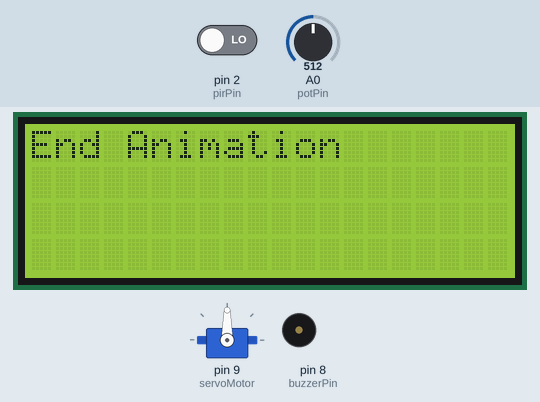
This sketch was run on a simulated Arduino Uno, built with avr-gcc and run on an emulated ATmega328P. Parts: servo, 20×4 character LCD, buzzer (waves = sounding). The test bench sets the inputs (shaded band); at power-on: pin 2 (pirPin) LOW, A0 (potPin) = 512.

Above: at 6.5 s.
6.6 s: pin 2 (pirPin) driven HIGH
At 6.72 s:
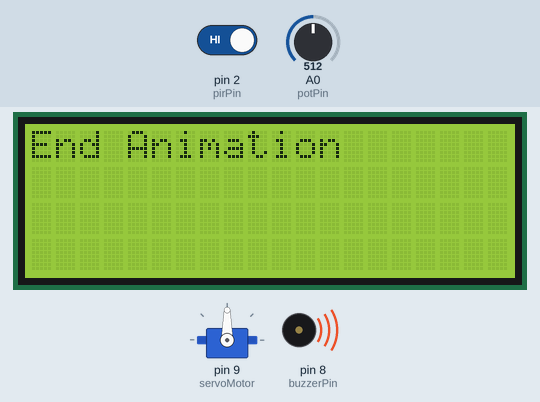
9.0 s: A0 (potPin) set to 716
At 9.3 s:
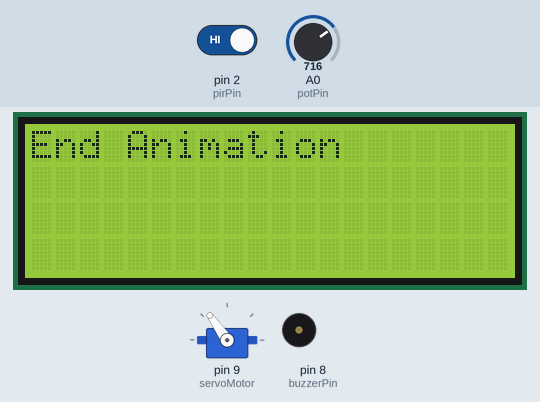
10.5 s: A0 (potPin) set to 900
At 11.7 s:
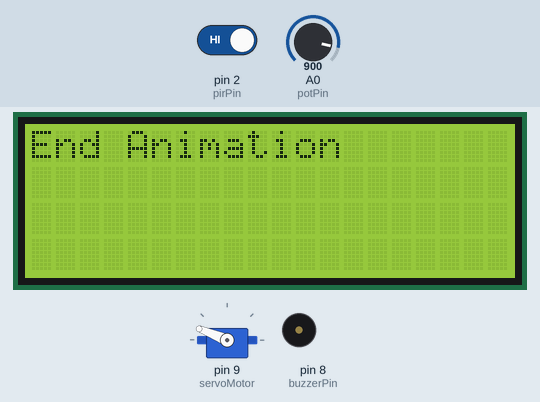
12.0 s: A0 (potPin) set to 1023
At 12.8 s:
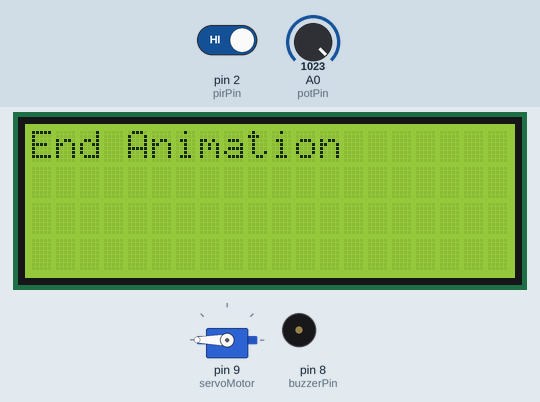
13.5 s: A0 (potPin) set to 306
At 13.9 s:
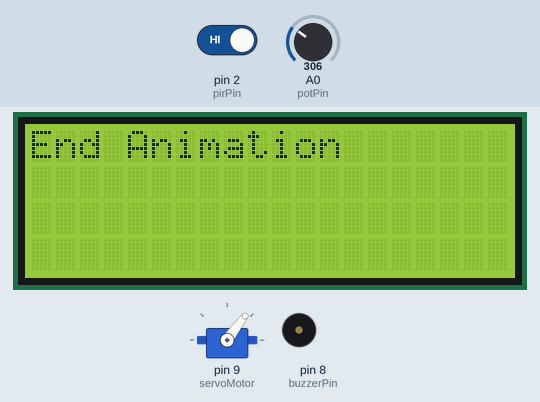
15.0 s: A0 (potPin) set to 122
At 16.3 s:
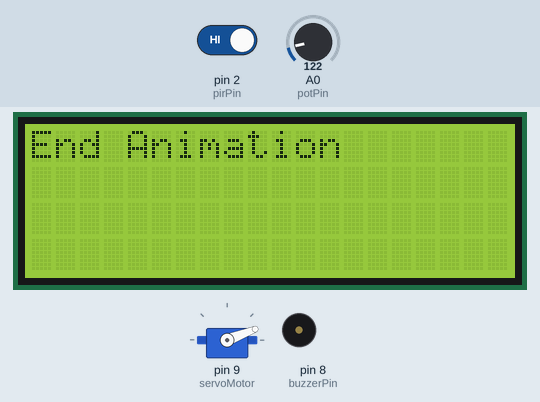
Timing chart, 0 to 17.5 s (numbered marks = the images above; inputs shaded):
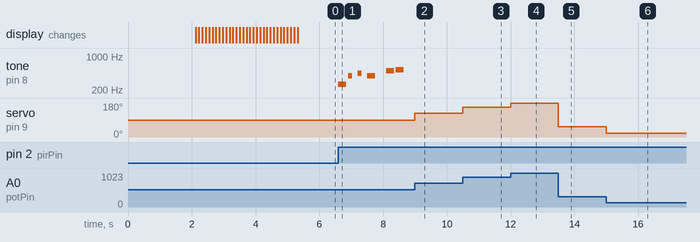

Measured:
- after the input at 6.6 s, tone on pin 8 (buzzerPin): plays 262 Hz for 0.25 s, 392 Hz for 0.13 s, 440 Hz for 0.13 s, 392 Hz for 0.25 s, 494 Hz for 0.25 s, 523 Hz for 0.25 s, starting at once
- after the input at 9.0 s, servo on pin 9 (servoMotor): 90° → 125° at once
- after the input at 10.5 s, servo on pin 9 (servoMotor): 125° → 158° at once
- after the input at 12.0 s, servo on pin 9 (servoMotor): 158° → 180° at once
- after the input at 13.5 s, servo on pin 9 (servoMotor): 180° → 53° at once
- after the input at 15.0 s, servo on pin 9 (servoMotor): 53° → 21° at once

The sketch:

sketch.ino
```cpp
#include <Servo.h>
#include <Wire.h>
#include <LiquidCrystal_I2C.h>

#define NOTE_C4  262
#define NOTE_D4  294
#define NOTE_E4  330
#define NOTE_F4  349
#define NOTE_G4  392
#define NOTE_A4  440
#define NOTE_B4  494
#define NOTE_C5  523

Servo servoMotor;
LiquidCrystal_I2C lcd(0x27, 20, 4);

int pirPin = 2;          // PIR sensor pin
int potPin = A0;         // Potentiometer pin
int buzzerPin = 8;       // Buzzer pin
int pirState = LOW;      // PIR sensor state
int potValue = 0;        // Potentiometer value

// Melody notes
int melody[] = {
  NOTE_C4, NOTE_G4, NOTE_A4, NOTE_G4, 0, NOTE_B4, NOTE_C5
};

// Duration of each note
int noteDurations[] = {
  4, 8, 8, 4, 4, 4, 4
};

// Custom character design for plane and bullet
byte planeChar[8] = {
  0b00100,
  0b01110,
  0b11111,
  0b00100,
  0b01110,
  0b11111,
  0b00100,
  0b00100
};

byte bulletChar[8] = {
  0b00000,
  0b00100,
  0b00100,
  0b00100,
  0b00100,
  0b00100,
  0b00000,
  0b00000
};

// Custom character design for "MT" logo
byte MChar[8] = {
  0b10101,
  0b11111,
  0b10101,
  0b10101,
  0b10101,
  0b10101,
  0b10101,
  0b00000
};

byte TChar[8] = {
  0b11111,
  0b00100,
  0b00100,
  0b00100,
  0b00100,
  0b00100,
  0b00100,
  0b00000
};

void setup() {
  pinMode(pirPin, INPUT);
  servoMotor.attach(9);  // Servo motor pin
  lcd.init();
  lcd.backlight();

  // Create custom characters
  lcd.createChar(0, planeChar);
  lcd.createChar(1, bulletChar);
  lcd.createChar(2, MChar);
  lcd.createChar(3, TChar);

  // Display MT logo
  lcd.setCursor(0, 0);
  lcd.write(2); // Display M
  lcd.write(3); // Display T
  delay(2000);
  lcd.clear();

  // Display airplane animation
  lcd.print("Playing Animation");
  playAnimation();
}

void loop() {
  // Read PIR sensor status
  int pirValue = digitalRead(pirPin);
  if (pirValue == HIGH && pirState == LOW) {
    pirState = HIGH;
    playMelody();               // Start playing music when movement is detected
  } else if (pirValue == LOW && pirState == HIGH) {
    pirState = LOW;
    noTone(buzzerPin);          // Stop music if no movement is detected
  }

  // Read potentiometer value and set servo angle
  potValue = analogRead(potPin);
  int angle = map(potValue, 0, 1023, 0, 180);
  servoMotor.write(angle);
}

// Function to play melody
void playMelody() {
  for (int i = 0; i < 7; i++) {
    int noteDuration = 1000 / noteDurations[i];
    tone(buzzerPin, melody[i], noteDuration); // Play note on buzzer
    delay(300); // Short delay between notes
  }
}


// Function to display animation
void playAnimation() {
  int planePosition = 0; // Initial position of the plane
  int bulletPosition = -1; // Initial position of the bullet (-1 means no bullet on screen)

  for (int i = 0; i < 30; i++) { // Repeat the animation for 30 cycles
    lcd.clear();

    // Display the plane horizontally
    lcd.setCursor(planePosition, 1); // Position the plane on the second row
    lcd.write(0); // Show the plane character

    // Check if a bullet is currently active
    if (bulletPosition >= 0) {
      lcd.setCursor(bulletPosition, 0); // Display bullet on the first row
      lcd.write(1);                    // Show bullet character
      bulletPosition++;                // Move bullet to the right

      // If the bullet moves off the screen, deactivate it
      if (bulletPosition >= 16) {
        bulletPosition = -1; // Reset bullet
      }
    }

    // Simulate shooting a bullet
    if (i % 5 == 0 && bulletPosition == -1) { // Fire a bullet every 5th cycle if no bullet is active
      bulletPosition = planePosition + 1; // Start bullet right after the plane
    }

    // Move the plane to the next position
    planePosition++;
    if (planePosition >= 15) { // If the plane reaches the end of the screen
      planePosition = 0;       // Reset its position to the start
    }

    delay(100);
  }

  lcd.clear();
  lcd.print("End Animation");
}
```
